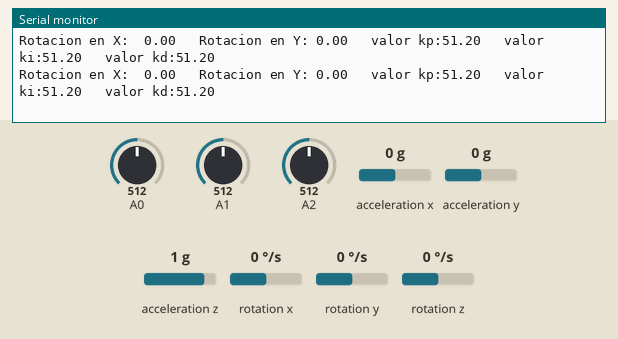
A sketch run on a simulated Arduino Uno, built with avr-gcc and run on an emulated ATmega328P. On the bench: the last lines printed to the serial monitor. The test bench sets the inputs (shaded band); at power-on: A0 = 512, A1 = 512, A2 = 512, acceleration x 0 g, acceleration y 0 g, acceleration z 1 g, rotation x 0 °/s, rotation y 0 °/s, rotation z 0 °/s.

Above: at 4.2 s.
4.3 s: A0 set to 105
At 5.3 s:
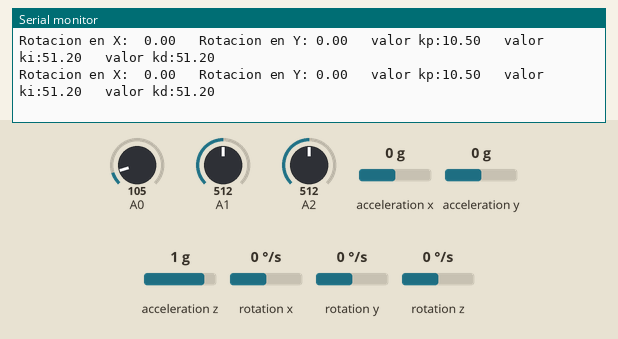
7.3 s: A0 set to 95
At 8.3 s:
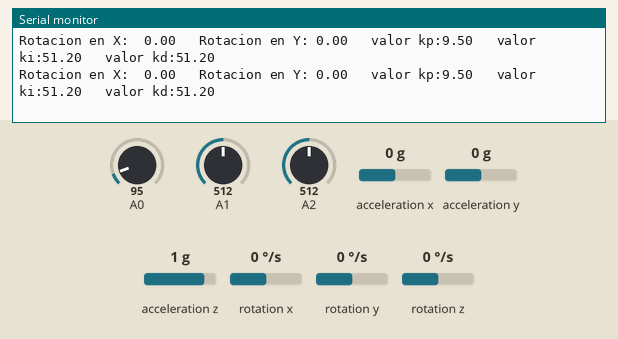
Timing chart, 0 to 10.3 s (numbered marks = the images above; inputs shaded):
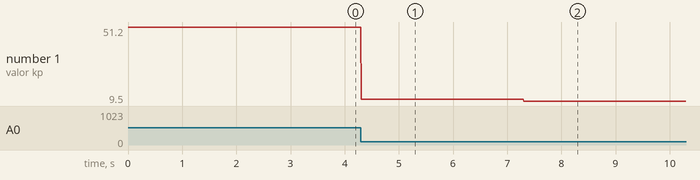

The sketch:

MPU6050_Grados-Potenciometro.ino
```cpp
//GND - GND
//VCC - VCC
//SDA - Pin A4
//SCL - Pin A5

#include "I2Cdev.h"
#include "MPU6050.h"
#include "Wire.h"

const int mpuAddress = 0x68;  // Puede ser 0x68 o 0x69
MPU6050 mpu(mpuAddress);

int ax, ay, az;
int gx, gy, gz;

long tiempo_prev;
float dt;
float ang_x, ang_y;
float ang_x_prev, ang_y_prev;

float kp;
float ki;
float kd;

void updateFiltered()
{
  dt = (millis() - tiempo_prev) / 1000.0;
  tiempo_prev = millis();

  //Calcular los ángulos con acelerometro
  float accel_ang_x = atan(ay / sqrt(pow(ax, 2) + pow(az, 2))) * (180.0 / 3.14);
  float accel_ang_y = atan(-ax / sqrt(pow(ay, 2) + pow(az, 2))) * (180.0 / 3.14);

  //Calcular angulo de rotación con giroscopio y filtro complementario
  ang_x = 0.98 * (ang_x_prev + (gx / 131) * dt) + 0.02 * accel_ang_x;
  ang_y = 0.98 * (ang_y_prev + (gy / 131) * dt) + 0.02 * accel_ang_y;

  ang_x_prev = ang_x;
  ang_y_prev = ang_y;
}

void paramPID()
{
  kp = analogRead(A0) / 10.0; // ajustarlo a 26.00
  ki = analogRead(A1) / 10.0; //  ajustarlo a 0
  kd = analogRead(A2) / 10.0; // ajustarlo a 2.6.
}


void setup()
{
  Serial.begin(115200);
  Wire.begin();
  mpu.initialize();
  Serial.println(mpu.testConnection() ? F("IMU iniciado correctamente") : F("Error al iniciar IMU"));
}

void loop()
{
  // Leer las aceleraciones y velocidades angulares
  mpu.getAcceleration(&ax, &ay, &az);
  mpu.getRotation(&gx, &gy, &gz);

  updateFiltered();

  Serial.print(F("Rotacion en X:  "));
  Serial.print(ang_x);
  Serial.print(F("\t Rotacion en Y: "));
  Serial.print(ang_y);

  paramPID();
  Serial.print("\t valor kp:");
  Serial.print(kp);
  Serial.print("\t valor ki:");
  Serial.print(ki);
  Serial.print("\t valor kd:");
  Serial.println(kd);

}
```

Measured:
- after the input at 4.3 s, the serial monitor: prints a new line at once (image 1)
- after the input at 7.3 s, the serial monitor: prints a new line at once (image 2)
- plotted number 1: 51.2 → 10.5 after the input at 4.3 s, 10.5 → 9.5 after the input at 7.3 s
